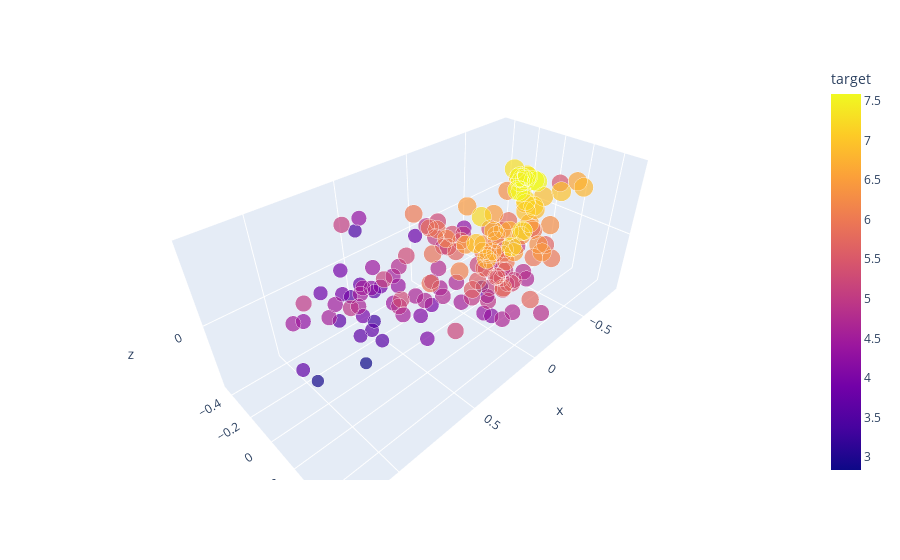

The notebook cell saved with this chart:
### Code cell
transformed_df = pd.DataFrame(transformed_train_X, columns=['x','y','z'])
transformed_df['target'] = train_y.values
px.scatter_3d(transformed_df, x='x', y='y', z='z',
              color='target', size='target')

### Figure 1 — Plotly figure (JSON) as saved in the notebook; plotly's stock layout.template omitted (floating-point values rounded to 4 significant figures; data arrays with more than 128 entries replaced by an {"elided": "..."} marker saying what was removed)
{"data": [{"hovertemplate": "x=%{x}<br>y=%{y}<br>z=%{z}<br>target=%{marker.color}<extra></extra>", "legendgroup": "", "marker": {"color": {"elided": "158 float values"}, "coloraxis": "coloraxis", "size": {"elided": "158 float values"}, "sizemode": "area", "sizeref": 0.01897, "symbol": "circle"}, "mode": "markers", "name": "", "scene": "scene", "showlegend": false, "type": "scatter3d", "x": {"elided": "158 float values"}, "y": {"elided": "158 float values"}, "z": {"elided": "158 float values"}}], "layout": {"coloraxis": {"colorbar": {"title": {"text": "target"}}, "colorscale": [[0, "#0d0887"], [0.1111, "#46039f"], [0.2222, "#7201a8"], [0.3333, "#9c179e"], [0.4444, "#bd3786"], [0.5556, "#d8576b"], [0.6667, "#ed7953"], [0.7778, "#fb9f3a"], [0.8889, "#fdca26"], [1, "#f0f921"]]}, "legend": {"itemsizing": "constant", "tracegroupgap": 0}, "margin": {"t": 60}, "scene": {"domain": {"x": [0, 1], "y": [0, 1]}, "xaxis": {"title": {"text": "x"}}, "yaxis": {"title": {"text": "y"}}, "zaxis": {"title": {"text": "z"}}}}}
